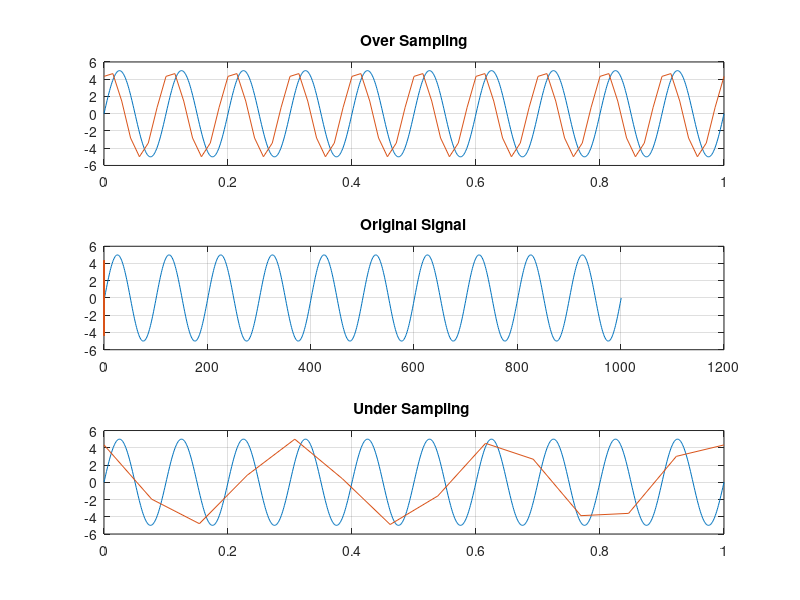

The MATLAB script that drew this image:
clear; 
clc; 
close all;

t = 0:0.001:1;
p = pi/3;

a = 5;
f = 10;
y = a*sin(2*pi*f*t);

fs1 = 1.3*f;
ts1 = 1/fs1;
t1 = 0:ts1:1;
y1 = a*sin(2*pi*f*t1 + p);

fs2 = 2*f;
ts2 = 1/fs2;
t2 = 0:ts2:1;
y2 = a*sin(2*pi*f*t2 + p);

fs3 = 7*f;
ts3 = 1/fs3;
t3 = 0:ts3:1;
y3 = a*sin(2*pi*f*t3 + p);


subplot(3, 1, 1)
plot(t, y)
hold on
plot(t3, y3)
grid on
title('Over Sampling')

subplot(3, 1, 2)
plot(y)
hold on
plot(t2,y2)
grid on
title('Original Signal')

subplot(3, 1, 3)
plot(t, y)
hold on
plot(t1, y1)
grid on
title('Under Sampling ')
